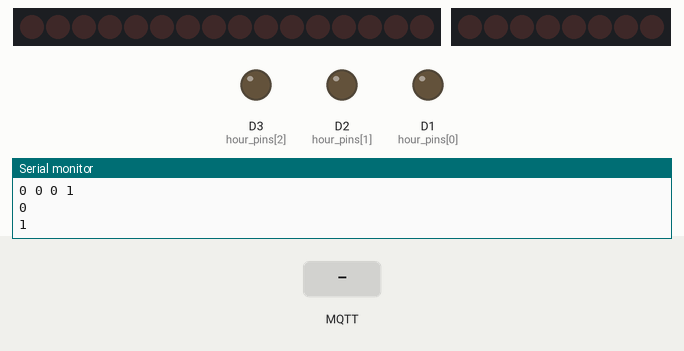
Bench run of a sketch on a simulated ESP8266 (NodeMCU). On the bench: 16 shift-register outputs drawn as a row of LEDs (first output left, lit = HIGH), 8 shift-register outputs drawn as a row of LEDs (first output left, lit = HIGH), output pins drawn as LEDs (lit = HIGH), the last lines printed to the serial monitor. Wiring (inferred from the names in the program): 2 × shift register (74HC595): data D8; shift clock D7; latch D4. Wiring (inferred from the signals the program sends): row of LEDs: on Q0, Q1, Q2, Q3, Q4, Q5, Q6, Q7, Q8, Q9, Q10, Q11, Q12, Q13, Q14, Q15. Inputs (shaded band) come from the test bench. WiFi joins after 1.5 s; servers stay silent unless stated; no MQTT or app messages arrive unless stated; pins used as bus, display or sensor lines are not drawn.

Above: at 6.2 s.
6.3 s: MQTT message "1" arrives on the first subscribed topic
At 9.0 s:
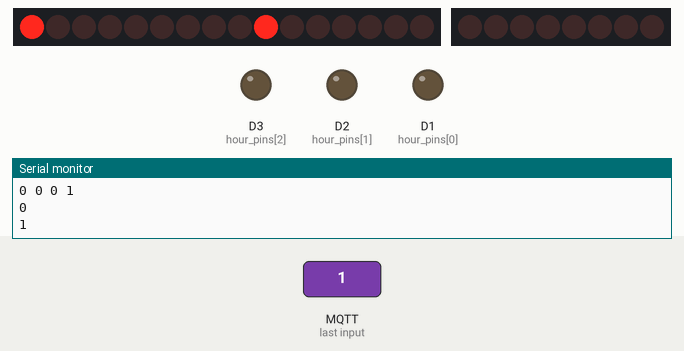
9.3 s: MQTT message "1" arrives on the first subscribed topic
At 12.2 s:
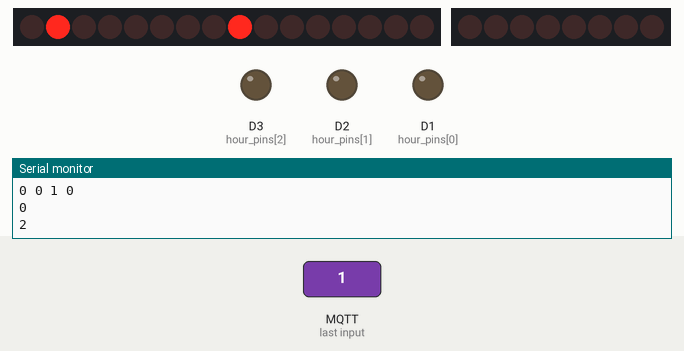
12.3 s: MQTT message "0" arrives on the first subscribed topic
At 14.9 s:
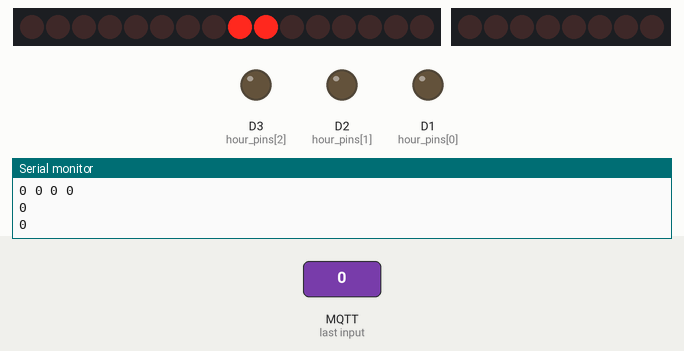
15.3 s: MQTT message "2" arrives on the first subscribed topic
At 19.2 s:
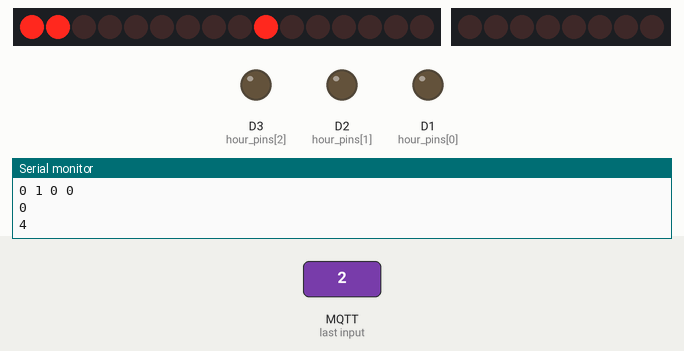
Timing chart, 0 to 33.5 s (numbered marks = the images above; inputs shaded):
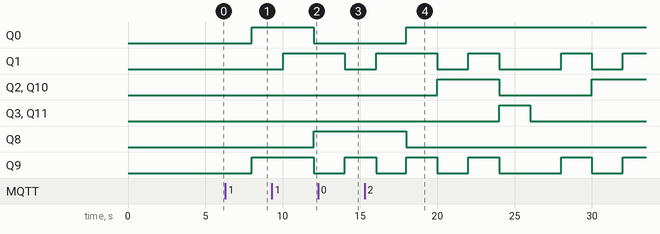

The sketch:

binary_clock.ino
```cpp
#include <ESP8266WiFi.h>
#include <PubSubClient.h>

const char WiFiSSID[] = "2WIRE3442";
const char WiFiPSK[] = "XXXX";

const int LED_PIN = 2;
const int BATT_PIN = A0;

const int hour_pins[4] = {D1, D2, D3, D4};
const int clock_pins[2] = {D5, D7};
const int shift_pins[2] = {D6, D8};

const char serverHost[] = "192.168.1.111";

unsigned long int seconds = 0;

WiFiClient wifi_client;
PubSubClient client(serverHost, 1883, wifi_client);

void callback(char* topic, byte* payload, unsigned int length)
{
    Serial.println("Message Received");
    //Serial.print(topic);
    //Serial.print(payload);

    char* ptr;
    //Convert input to unsigned long int
    seconds = strtoul((char*)payload, &ptr, 10);
    Serial.printf("Seconds received: %d\n\r",seconds);
}

void initHardware()
{
    Serial.begin(9600);
    client.setCallback(callback);
    for (int i=0; i<4; i++)
        pinMode(hour_pins[i], OUTPUT);
    for (int i=0; i<2; i++)
    {
        pinMode(clock_pins[i], OUTPUT);
        pinMode(shift_pins[i], OUTPUT);
    }
}

void connectWiFi()
{
    byte ledStatus = LOW;

    // Set WiFi mode to station (as opposed to AP or AP_STA)
    WiFi.mode(WIFI_STA);

    // WiFI.begin([ssid], [passkey]) initiates a WiFI connection
    // to the stated [ssid], using the [passkey] as a WPA, WPA2,
    // or WEP passphrase.
    WiFi.begin(WiFiSSID, WiFiPSK);

    int wifi_counter = 0;
    while (WiFi.status() != WL_CONNECTED && wifi_counter < 12)
    {
        // Blink the LED
        digitalWrite(LED_PIN, ledStatus); // Write LED high/low
        ledStatus = (ledStatus == HIGH) ? LOW : HIGH;

        delay(5000); //wait 5 seconds

        Serial.println("Not connected");
        wifi_counter += 1;
    }
    Serial.println("Wifi connected successfully");
    digitalWrite(LED_PIN, HIGH);
}

int connectToServer()
{
    // LED turns on when we enter, it'll go off when we
    // successfully post.
    digitalWrite(LED_PIN, LOW);
    int counter = 0;
    while (counter < 3)
    {
        if (client.connect("ESP8266 Binary Clock"))
        {
            client.subscribe("binary_clock/time");
            Serial.println("Connected to server");
            digitalWrite(LED_PIN, HIGH);

            // Send request for the current time
            client.publish("binary_clock/request", "1");
            return 1;
        }
        counter += 1;
        delay(5000);
    }
    // If we fail to connect, return -1.
    Serial.println("Failed to connect to server");

    return -1;
}

void to_bin(int x, int* arr, int length)
/*
 * Convert a decimal number x into an array of length composed of 1s and 0s.
 * Big-endian
 */
{
    //Reset current array to 0
    for (int i = 0; i < length; i++)
        arr[i] = 0;

    //Basic visual bit-shift
    int counter = 0;
    while (x != 0)
    {
        //Take mod 2 of the value and store in array - reverse order
        //(big endian)
        arr[length-counter-1] = x % 2;

        //Subtract by value just stored
        x = x/2;

        //Increment index
        counter++;
    }
}

void update_arr(int** tot_arr, int now)
/*
 * Update the binary array with the time value in seconds "now"
 */
{
    int x;
    //Iterate over the 3 places - hour, minute, seconds
    for (int i = 0; i < 3; i++)
    {
        //Break up into 10 digit and 1 digit for each time place
        for (int j = 1; j > -1; j--)
        {
            //Divide now by the place value (no. of 60 seconds) and the digit
            //value (either 0 or 10)
            x =  now / pow(60,2-i) / pow(10,j);

            //Subtract the value abt to be converted from the seconds left in
            //the total second count
            now = now - x*pow(60,2-i)* pow(10,j);

            //Convert the x value into seconds, and store it in the array for
            //the current time place and digit
            to_bin(x, tot_arr[i*2+j], 4);
        }
    }
}

void set_lights(int** tot_arr)
/*
 * Input the array with time data, and use that to drive all the LEDS
 */
{
    for (int i = 0; i<3; i++)
    {
        for (int j = 1; j<4; j++)
            Serial.printf("%d ", tot_arr[i*2+1][j]);
        Serial.printf("\n\r");
        for (int j = 0; j<4; j++)
            Serial.printf("%d ", tot_arr[i*2][j]);
        Serial.printf("\n\r");
    }
    Serial.println();

    //Light setup
    //Hours 10
    // 2 - register 1 pin 0
    // 1 - register 0 pin 0
    //Hours 1
    // 8 - D4
    // 4 - D3
    // 2 - D2
    // 1 - D1
    //Minutes 10
    // 4 - register 1 pin 7
    // 2 - register 1 pin 6
    // 1 - register 1 pin 5
    //Minutes 1
    // 8 - register 1 pin 4
    // 4 - register 1 pin 3
    // 2 - register 1 pin 2
    // 1 - register 1 pin 1
    //Seconds 10
    // 4 - register 0 pin 7
    // 2 - register 0 pin 6
    // 1 - register 0 pin 5
    //Seconds 1
    // 8 - register 0 pin 4
    // 4 - register 0 pin 3
    // 2 - register 0 pin 2
    // 1 - register 0 pin 1

    int shift_array[2] = {0,0};
    int other_pins[4] = {0,0,0,0};

    //Build shift register values
    for (int i=0; i<3; i++)
    {
        //If not in hours place
        if (i != 0)
        {
            //10s
            for (int j = 1; j<4; j++)
            {
                shift_array[i-1] <<= 1;
                shift_array[i-1] += tot_arr[i*2+1][j];
            }
            //1s
            for (int j = 0; j<4; j++)
            {
                shift_array[i-1] <<= 1;
                shift_array[i-1] += tot_arr[i*2][j];
            }
            Serial.printf("%x\n\r", shift_array[i-1]);
        }
        //If hours place
        else
        {
            //10s
            shift_array[1] += tot_arr[0+1][3];
            shift_array[0] += tot_arr[0+1][2];
            //1s
            for (int j=0; j<4; j++)
                other_pins[j] = tot_arr[0][j];
        }
    }

    shiftOut(shift_pins[0], clock_pins[0], MSBFIRST, shift_array[0]);
    shiftOut(shift_pins[1], clock_pins[1], MSBFIRST, shift_array[1]);
    for (int i=0; i<3; i++)
        digitalWrite(hour_pins[i], other_pins[i]);
}

int** light_array;

void setup()
{
    initHardware();
    Serial.println("Hardware init'ed");

    light_array = (int**) malloc(sizeof(int*)*6);
    for (int i = 0; i < 3; i++)
    {
        light_array[i*2] = (int*) malloc(sizeof(int*)*10);
        light_array[i*2+1] = (int*) malloc(sizeof(int*)*10);
        for (int j = 0; j<4; j++)
        {
            light_array[i*2][j] = 0;
            light_array[i*2+1][j] = 0;
        }
    }

    connectWiFi();
    digitalWrite(LED_PIN, HIGH);

//    DDRD = B11111111;
}

//Initial timer values
int time1 = 0;
int time2 = 0;

bool ledStatus = LOW;

void loop()
{
    //Check time
    time1 = millis();
    update_arr(light_array, seconds);
    seconds++;
    set_lights(light_array);

    //Reset time to 0 at midnight
    if (seconds == 86400) seconds = 0;

    digitalWrite(LED_PIN, ledStatus); // Write LED high/low
    ledStatus = (ledStatus == HIGH) ? LOW : HIGH;

    //Check if still connected to wifi
    //Not really necessary imo
    if (!client.connected())
    {
        connectToServer();
    }

    //Receive and send messages
    //Not really necessary imo
    client.loop();

    //Check how long it's been, and if it hasn't been a full second, wait
    time2 = millis();
    if (time2 - time1 < 1000) delay(1000 - (time2-time1));
}
```
